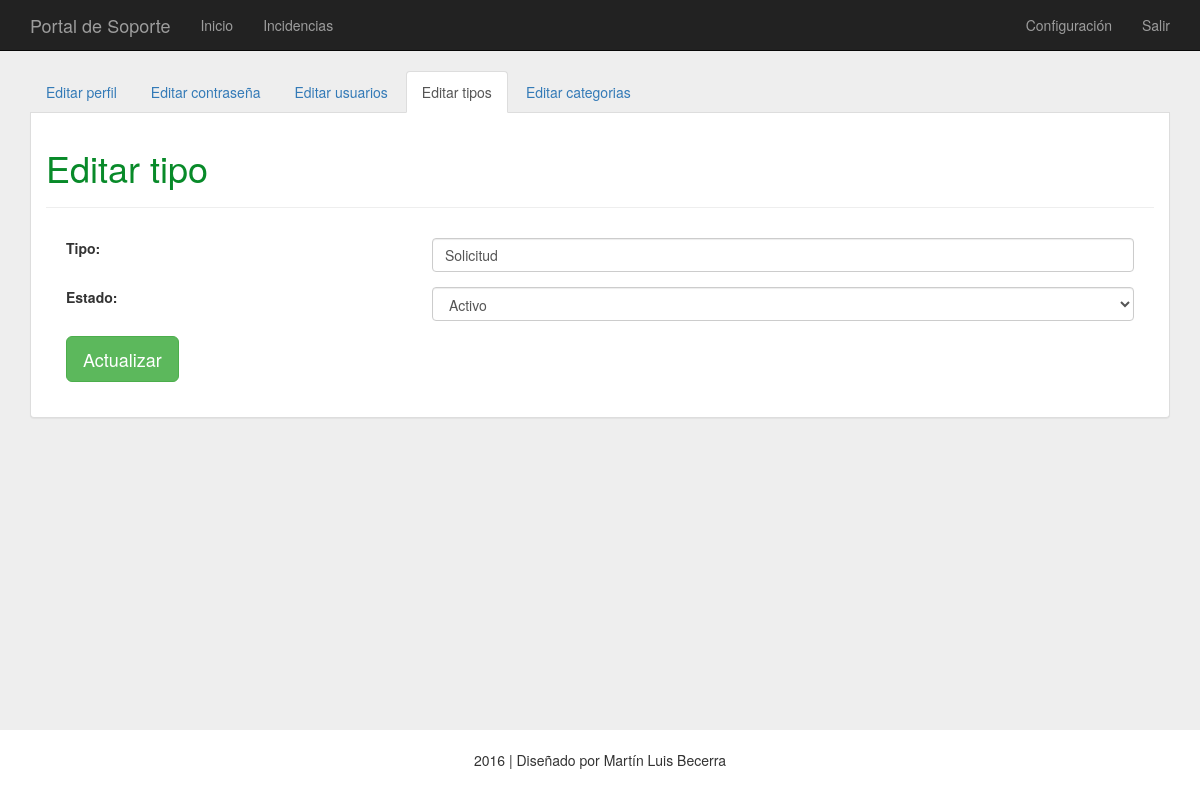
Screenshot of /proyecto/configuracion/index.php?opcion=editarTipo&id=2 (signed in) with the database file from the repository.
### tables this page shows
CREATE TABLE `opciones` (
  `id` int(11) NOT NULL,
  `opcion` varchar(255) NOT NULL,
  `titulo` varchar(255) NOT NULL,
  `menu` int(11) NOT NULL,
  PRIMARY KEY (`id`,`opcion`),
  CONSTRAINT `idSeccion` FOREIGN KEY (`id`) REFERENCES `secciones` (`id`)
);

CREATE TABLE `tipos` (
  `id` int(11) NOT NULL AUTO_INCREMENT,
  `tipo` varchar(255) NOT NULL,
  `estado` int(11) NOT NULL,
  PRIMARY KEY (`id`)
);

### proyecto/conf/seccion.php (called while the page is built, shortened)
<?php
	$seccion = basename(parse_url(getcwd(), PHP_URL_PATH));
	$sql = "SELECT * FROM secciones WHERE seccion=:seccion";
	$resultado = $conn->prepare($sql);
	$resultado->bindValue(':seccion', $seccion);
	$resultado->execute();
	$registro = $resultado->fetch();
	if ($registro) {
		$id = $registro['id'];
		if(isset($_GET['opcion'])){
			$sql = "SELECT * FROM opciones WHERE id=:id and opcion=:opcion";
			$resultado = $conn->prepare($sql);
			$resultado->bindValue(':id', $id);
			$resultado->bindValue(':opcion', $_GET['opcion']);
			$resultado->execute();
			$registro = $resultado->fetch();
			if ($registro) {
				$titulo_principal = $registro['titulo'];
				$contenido = $registro['opcion'];
			}
		}
	}
?>

### proyecto/conf/permiso.php (called while the page is built, shortened)
<?php
	if(isset($_SESSION['id'])){
		$id = $_SESSION['id'];
		$sql = "SELECT * FROM permisos WHERE id=:id";
		$resultado = $conn->prepare($sql);
		$resultado->bindValue(':id', $id);
		$resultado->execute();
		$registro = $resultado->fetch();
		if ($registro) {
			$configurar = $registro['configurar'];
		}
	}
?>

### proyecto/configuracion/bd/editarTipo.php (called while the page is built, shortened)
<?php
	require('../conf/conexion.php');
	if ($_SERVER["REQUEST_METHOD"] == "POST") {
		$id		= htmlentities(addslashes($_GET['id']));
		$tipo  	= htmlentities(addslashes($_POST['tipo']));
		$estado	= htmlentities(addslashes($_POST['estado']));
		$sql = "UPDATE tipos SET tipo=:tipo, estado=:estado WHERE id=:id";
		$resultado = $conn->prepare($sql);
		$resultado->bindParam(':id', $id);
		$resultado->bindParam(':tipo', $tipo);
		$resultado->bindParam(':estado', $estado);
		$resultado->execute();
		$_SESSION['aviso'] = '<p class="correcto">Ya modificado tipo.</p>';
		header('location: /proyecto/configuracion/index.php?opcion=tipos');
	} else {
		$id	= htmlentities(addslashes($_GET['id']));
		$sql = "SELECT * FROM tipos WHERE id=:id";
		$resultado = $conn->prepare($sql);
		$resultado->bindValue(':id', $id);
		$resultado->execute();
		$registro = $resultado->fetch();
		if ($registro) {
			$tipo	= $registro['tipo'];
			$estado	= $registro['estado'];
		}
	}
?>

### proyecto/configuracion/index.php (the view, shortened to what this page needs)
<?php
	include('../conf/seccion.php');
	include('../conf/permiso.php');
?>
<!DOCTYPE html>
<html lang="es">
	<head>
    <?php include('../mod/css.php'); ?>
	</head>
	<body>
	<?php
		include('../mod/menu.php');
		include('mod/submenu.php');
		if($contenido != ""){
			include('bd/'.$contenido.'.php');
			include('mod/'.$contenido.'.php');
		} else {
			header('location: error.php');
		}
		include('../mod/pie.php');
	?>
  </body>
</html>

### proyecto/configuracion/mod/editarTipo.php (shortened to what this page needs)
<?php if($configurar == 1): ?>
	<div class="container">
		<div class="panel panel-default configuracion">
			<div class="panel-body">
				<div class="titulo">
					<h1><?php echo $titulo_principal ?></h1>
				</div>
				<form name="formulario" method="post" action="<?php echo htmlspecialchars($_SERVER["PHP_SELF"]."?opcion={$contenido}&id={$id}"); ?>">
					<fieldset>
					<div class="form-group row">
						<label for="tipo" class="col-sm-4 col-form-label" required><b>Tipo:</b></label>
						<div class="col-sm-8">
							<input type="text" class="form-control" id="tipo" name="tipo" placeholder="Tipo" value="<?php echo $tipo; ?>" required>
						</div>
					</div>
					<div class="form-group row">
						<label for="estado" class="col-sm-4 col-form-label"><b>Estado:</b></label>
						<div class="col-sm-8">
							<select class="form-control" id="estado" name="estado" required>
								<option value="1" <?php if($estado == 1) echo "selected"; ?>>Activo</option>
							</select>
						</div>
					</div>
					<button type="submit" id="actualizar" class="btn btn-lg btn-success">Actualizar</button>
					</fieldset>
				</form>
			</div>
		</div>
	</div>
<?php else: header('location: error.php');  endif; ?>

### proyecto/css/general.css (style rules this page uses)
html { position: relative; min-height: 100%; }
body { background-color: #EEEEEE; margin-bottom: 60px; }
.titulo { color: #088A29; margin-bottom: 20px; padding-bottom: 9px; border-bottom: 1px solid #EEEEEE; }
.configuracion { border: 1px solid #ddd; border-top: 0px; border-radius: 0px 0px 4px 4px; }
.panel { margin-bottom: 5%; }

### proyecto/css/configuracion.css (style rules this page uses)
fieldset { padding: 10px; margin: 10px; }
button { left:0px; }

### rows the page displays
opciones: titulo "Editar tipo"
tipos: tipo "Solicitud", estado "Activo"
